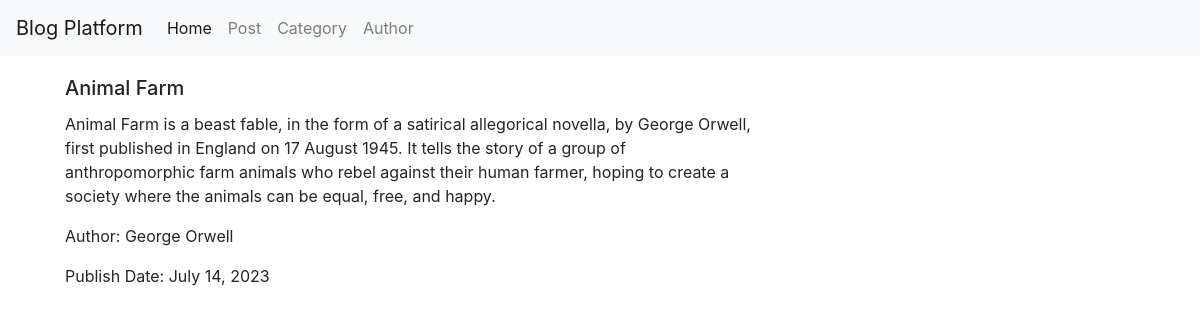
The page /posts/post_details/1 on the database its author committed.
### BlogApp/models.py (models this page shows, shortened)
class Post(models.Model):
    title = models.CharField(max_length=100)
    content = models.TextField()
    author = models.CharField(max_length=100)
    date = models.DateField(auto_now_add=True)

### BlogApp/views.py (the view)
# urls.py: path('posts/post_details/<int:id>', views.view_post_detail, name='post_details'),
def view_post_detail(request,id):
    post = get_object_or_404(Post, pk=id)
    context = {"post": post}
    return render(request, "post_details.html", context)

### Template/post_details.html
{% extends 'base.html' %}
{% block content %}
    <div class="container">
        <div class="row">
                <div class="col-md-8">
                <div class="card-body">
                        <h5 class="card-title">{{ post.title }}</h5>
                        <p class="card-text">{{ post.content }}</p>
                        <p class="card-text">Author: {{ post.author }}</p>
                        <p class="card-text">Publish Date: {{ post.date }}</p>
                    </div>
                </div>
        </div>
    </div>
{% endblock %}

### rows shown on the page
Post: title "Animal Farm", content "Animal Farm is a beast fable, in the form of a satirical allegorical novella, by George Orwell, first published in England on 17 August 1945. It tells the story of a group of anthropomorphic farm animals who rebel against their human farmer, hoping to create a society where the animals can be equal, free, and happy.", author "George Orwell", date "July 14, 2023"
